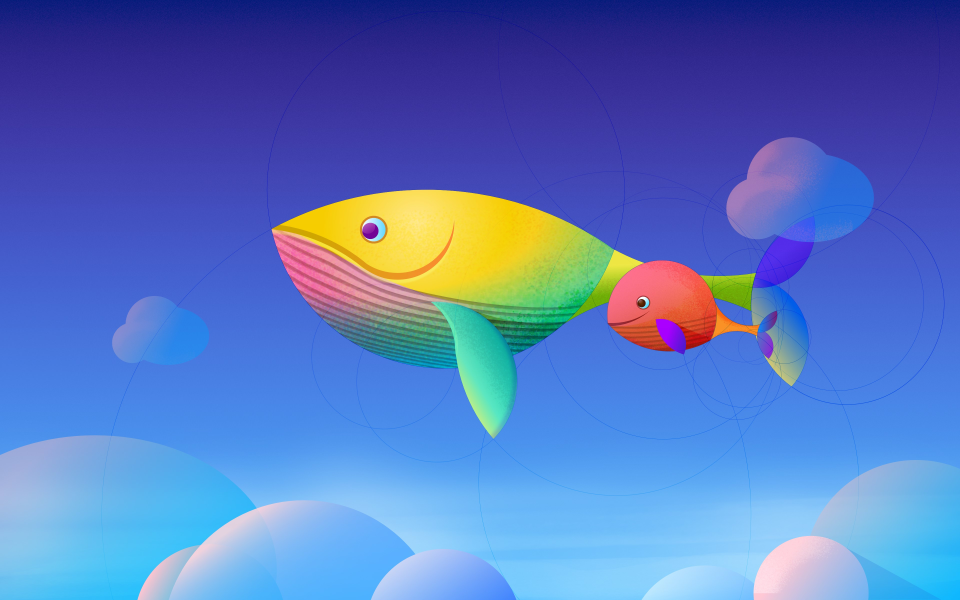
//> input picture cpp/opencv/imgproc/test.jpg, 3840 x 2400 px (shown at 1/4 size)
$ ./blur   (built with g++ and OpenCV 4)
//> lines starting //> are read from the running program, lines starting //| are printed output that depends on the picture
#include <opencv2/highgui.hpp>
#include <opencv2/imgproc.hpp>

using namespace cv;
using namespace std;

String url = "../imgproc/test.jpg";
String windowName = "blur";
Mat DstPic;
void on_change(int kernelSize, void* img)
{
    Mat srcimg = *(Mat*) img;
    blur(srcimg, DstPic, Size(kernelSize*2+1, kernelSize*2+1));
    imshow(windowName, DstPic);
}
int main()
{
    int kernelSize = 2;
    namedWindow(windowName);
    Mat SrcPic = imread(url);
//> SrcPic is the input picture: 2400 rows x 3840 cols, CV_8UC3; mean B, G, R 191.2, 117.6, 87.4
    resize(SrcPic,SrcPic,Size(640,480));
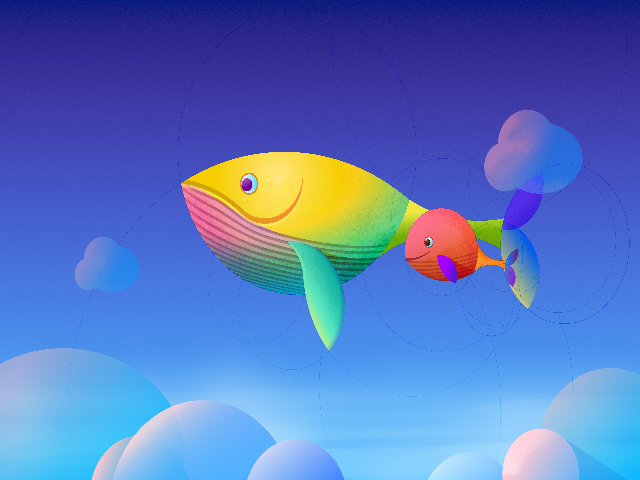
//> SrcPic: 480 rows x 640 cols, CV_8UC3; mean B, G, R 191.4, 117.7, 87.6
    createTrackbar("kernelSize",windowName,&kernelSize,7,on_change,&SrcPic);
    waitKey(0);
//> in on_change, `imshow(windowName, DstPic);`:
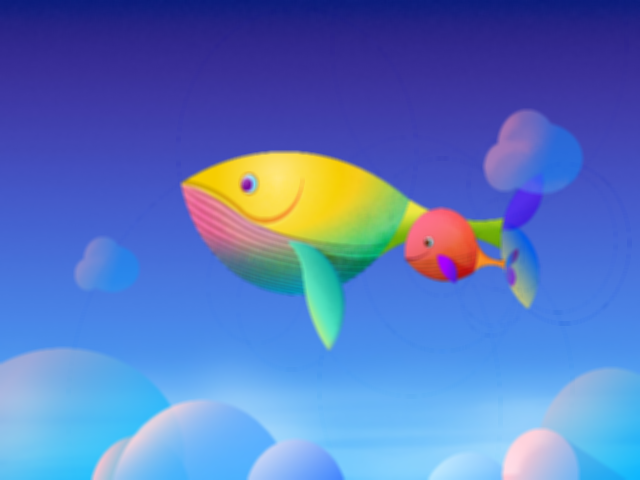
//> window 'blur': 480 rows x 640 cols, CV_8UC3; mean B, G, R 191.4, 117.7, 87.6
    return 0;
}
